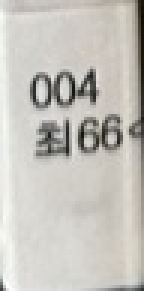
#> input picture image_crop/9.jpg, 48 x 97 px, found by its file name (shown 3 times larger); its folder holds 5 pictures in this run
$ jupyter execute --allow-errors studyTest.ipynb   (shell and % lines are left out)
#> lines starting #> are read from the running program, lines starting #| are printed output that depends on the picture
[cell 1]
# tracking_id:int, xyxy: [], 'ocr':object,'ocr_conf':float , row: int, status: str,
from enum import Enum
class ItemStatus(Enum):
    NEW = "new"
    NORMAL = "normal"
    MISPLACED = "misplaced"
    PENDING = "pending"

청구기호 파싱

[cell 2]
from decimal import Decimal, getcontext
import unicodedata, re, time
from bisect import bisect_left

getcontext().prec = 50  # DDC 소수부 비교 정밀도
JAMO_ORDER = "ㄱㄲㄴㄷㄸㄹㅁㅂㅃㅅㅆㅇㅈㅉㅊㅋㅌㅍㅎ"
JAMO_IDX = {ch: i for i, ch in enumerate(JAMO_ORDER)}

# [23 lines left out: functions _to_initial_jamo, _letter_code, _normalize, not called in this run]

_TOK = re.compile(r'([A-Z]+|[ㄱ-ㅎ가-힣]+|\d+|[.])')
def _tokens(s):
    return [t for t in _TOK.findall(s or "") if t]

YEAR = re.compile(r'(?<!\d)((?:19|20)\d{2})(?!\d)')
VOL  = re.compile(r'(?:V|VOL\.?|권)\s*\.?\s*(\d+)', re.I)
PART = re.compile(r'(?:PT|NO)\s*\.?\s*(\d+)', re.I)
COPY = re.compile(r'(?:C|COPY|C\.)\s*\.?\s*(\d+)', re.I)

class DdcKey:
    # 청구기호 클래스
    # [8 lines left out: function __init__, not called in this run]

    def tup(self):
        # 파이썬 튜플 사전식 비교 활용
        return (self.cls, self.dec, tuple(self.cutters), self.year, self.vol, self.part, self.copy)

# [33 lines left out: function parse_ddc_key, not called in this run]

LIS (최장 증가 부분수열) 인덱스 복원

[cell 3]
# [35 lines left out: functions _lis_indices, _to_float_or_none, not called in this run]

행(row) 단위 오배치 탐지

[cell 4]
# [82 lines left out: functions detect_row, _suggest_move, not called in this run]

상태/변경 관리 클래스

[cell 5]
class Item:
    # [9 lines left out: function __init__, not called in this run]


    def x1(self):
        return float(self.xyxy[0])

    def id(self):
        return self.tracker_id

class ManageItem:
    def __init__(self):
        self.items ={} # Key: Item.row value: [Item class]

    # [164 lines left out: functions insert_update, input_predict, _lis_indices, detect_bookLabel, get_misplaced, get_pending and 2 more, not called in this run]

[cell 6]
# [25 lines of commented-out code are left out]

#> (a cell that did not finish here is left out)

#> (a cell that did not finish here is left out)

#> (a cell that did not finish here is left out)

#> (a cell that did not finish here is left out)

[cell 11]
# [45 lines left out: function draw_bounding_box, not called in this run]

[cell 12]
import cv2
from ultralytics import YOLO

# 이미지 로드
img = r"E:\다운로드\KakaoTalk_20250814_141911336.jpg"
img_original = cv2.imread(img)

# 모델 로드
#> (the rest of this cell did not finish here and is left out)

[cell 13]
import cv2
from ultralytics import YOLO
from sklearn.cluster import DBSCAN
import easyocr
import numpy as np
import cv2

#> (the rest of this cell did not finish here and is left out)

[cell 14]
import cv2
from ultralytics import YOLO
# from paddleocr import PaddleOCR
import numpy as np

# 1. OCR 모델 초기화 (한글 + 영어)
# use_angle_cls=True → 회전된 글씨도 인식
# ocr = PaddleOCR(use_angle_cls=True, lang='korean')

# 2. 이미지 불러오기
img_path = r"E:\다운로드\KakaoTalk_20250814_141911336.jpg"
img_original = cv2.imread(img_path)

# 3. YOLO 모델 불러오기
#> (the rest of this cell did not finish here and is left out)

[cell 15]
from paddleocr import PaddleOCR

# 기본 OCR 파이프라인 초기화
#> (the rest of this cell did not finish here and is left out)

[cell 16]
import cv2
import numpy as np

# 이미지 불러오기
img = cv2.imread(f"E:\다운로드\KakaoTalk_20250814_141911336.jpg")
#> (the rest of this cell did not finish here and is left out)

[cell 17]
import easyocr

#> (the rest of this cell did not finish here and is left out)

[cell 18]
import cv2
import numpy as np

# 이미지 불러오기
img = cv2.imread(f"E:\AiLib_ObjectDetection\image_crop\9.jpg")
#> img is the input picture: shape (97, 48, 3); mean B, G, R 188.2, 194.7, 196.9
gray = cv2.cvtColor(img, cv2.COLOR_BGR2GRAY)
mean_c = cv2.adaptiveThreshold(gray, 255, cv2.ADAPTIVE_THRESH_MEAN_C, cv2.THRESH_BINARY, 9, 10)
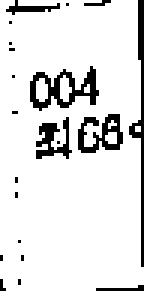
#> mean_c: shape (97, 48) (shown 3 times larger); 88.6% white; black in thin lines or dots
gaussian_c = cv2.adaptiveThreshold(gray, 255, cv2.ADAPTIVE_THRESH_GAUSSIAN_C, cv2.THRESH_BINARY, 9, 10)
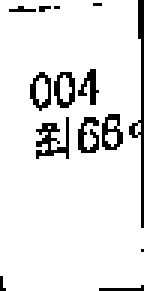
#> gaussian_c: shape (97, 48) (shown 3 times larger); 90.7% white; black in thin lines or dots

#> (the rest of this cell did not finish here and is left out)
